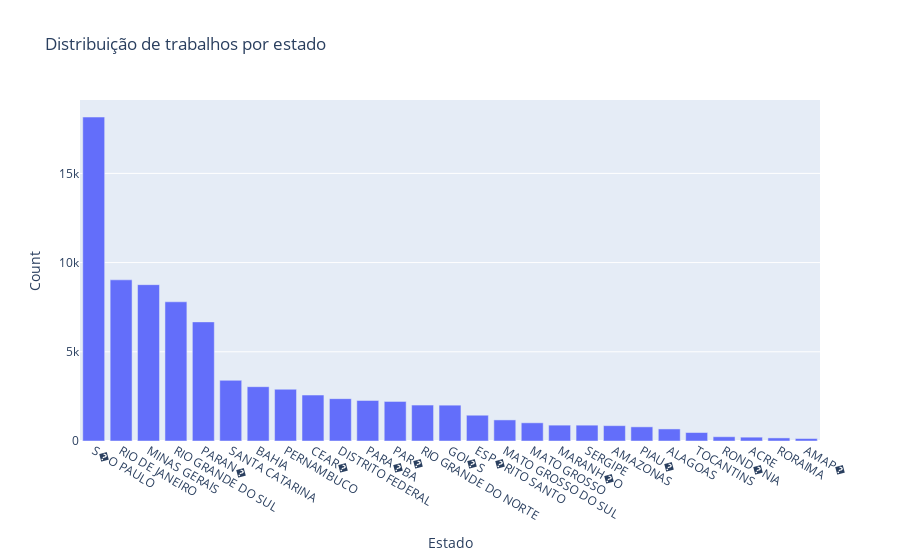

Notebook cell for this chart:
### Code cell
fig = px.bar(df_grouped.sort_values(by='Count', ascending=False), x='Estados', y='Count', title='Distribuição de trabalhos por estado')
fig.update_layout(yaxis_title='Count', xaxis_title='Estado')
fig.show()

### Figure 1 — Plotly figure (JSON) as saved in the notebook; plotly's stock layout.template omitted (floating-point values rounded to 4 significant figures)
{"data": [{"alignmentgroup": "True", "hovertemplate": "Estados=%{x}<br>Count=%{y}<extra></extra>", "legendgroup": "", "marker": {"color": "#636efa", "pattern": {"shape": ""}}, "name": "", "offsetgroup": "", "orientation": "v", "showlegend": false, "textposition": "auto", "type": "bar", "x": ["S�O PAULO", "RIO DE JANEIRO", "MINAS GERAIS", "RIO GRANDE DO SUL", "PARAN�", "SANTA CATARINA", "BAHIA", "PERNAMBUCO", "CEAR�", "DISTRITO FEDERAL", "PARA�BA", "PAR�", "RIO GRANDE DO NORTE", "GOI�S", "ESP�RITO SANTO", "MATO GROSSO DO SUL", "MATO GROSSO", "MARANH�O", "SERGIPE", "AMAZONAS", "PIAU�", "ALAGOAS", "TOCANTINS", "ROND�NIA", "ACRE", "RORAIMA", "AMAP�"], "xaxis": "x", "y": [18158, 9034, 8763, 7803, 6677, 3401, 3045, 2901, 2576, 2374, 2271, 2217, 2015, 2009, 1445, 1182, 1020, 889, 888, 860, 793, 676, 475, 239, 215, 173, 139], "yaxis": "y"}], "layout": {"barmode": "relative", "legend": {"tracegroupgap": 0}, "title": {"text": "Distribuição de trabalhos por estado"}, "xaxis": {"anchor": "y", "domain": [0, 1], "title": {"text": "Estado"}}, "yaxis": {"anchor": "x", "domain": [0, 1], "title": {"text": "Count"}}}}
